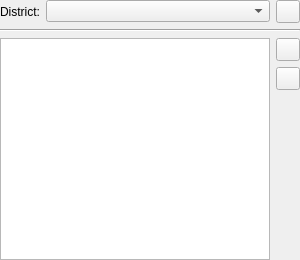
<?xml version="1.0" encoding="UTF-8"?>
<ui version="4.0">
 <class>DistrictSearchWidget</class>
 <widget class="QWidget" name="DistrictSearchWidget">
  <property name="geometry">
   <rect>
    <x>0</x>
    <y>0</y>
    <width>300</width>
    <height>260</height>
   </rect>
  </property>
  <layout class="QGridLayout" name="gridLayout">
   <property name="margin">
    <number>0</number>
   </property>
   <item row="0" column="0">
    <widget class="QLabel" name="lDistrict">
     <property name="text">
      <string>District:</string>
     </property>
    </widget>
   </item>
   <item row="0" column="1">
    <widget class="DistrictComboBox" name="cbDistrict">
     <property name="sizePolicy">
      <sizepolicy hsizetype="Expanding" vsizetype="Fixed">
       <horstretch>0</horstretch>
       <verstretch>0</verstretch>
      </sizepolicy>
     </property>
    </widget>
   </item>
   <item row="0" column="2">
    <widget class="QToolButton" name="tbDistrictAdd">
     <property name="toolTip">
      <string>Add to the list</string>
     </property>
     <property name="icon">
      <iconset theme="list-add"/>
     </property>
    </widget>
   </item>
   <item row="3" column="0" colspan="2">
    <widget class="QListView" name="lvDistricts">
     <property name="horizontalScrollBarPolicy">
      <enum>Qt::ScrollBarAlwaysOff</enum>
     </property>
     <property name="editTriggers">
      <set>QAbstractItemView::NoEditTriggers</set>
     </property>
     <property name="selectionMode">
      <enum>QAbstractItemView::ExtendedSelection</enum>
     </property>
     <property name="verticalScrollMode">
      <enum>QAbstractItemView::ScrollPerPixel</enum>
     </property>
     <property name="horizontalScrollMode">
      <enum>QAbstractItemView::ScrollPerPixel</enum>
     </property>
     <property name="resizeMode">
      <enum>QListView::Adjust</enum>
     </property>
     <property name="uniformItemSizes">
      <bool>true</bool>
     </property>
    </widget>
   </item>
   <item row="1" column="0" rowspan="2" colspan="3">
    <widget class="Line" name="lTop">
     <property name="orientation">
      <enum>Qt::Horizontal</enum>
     </property>
    </widget>
   </item>
   <item row="3" column="2">
    <widget class="QWidget" name="wButtons" native="true">
     <layout class="QVBoxLayout" name="verticalLayout">
      <property name="margin">
       <number>0</number>
      </property>
      <item>
       <widget class="QToolButton" name="tbDistrictRemove">
        <property name="toolTip">
         <string>Remove selection from the list</string>
        </property>
        <property name="icon">
         <iconset theme="list-remove"/>
        </property>
       </widget>
      </item>
      <item>
       <widget class="QToolButton" name="tbDistrictClear">
        <property name="toolTip">
         <string>Clear the list</string>
        </property>
        <property name="icon">
         <iconset theme="edit-clear-list"/>
        </property>
       </widget>
      </item>
      <item>
       <spacer name="verticalSpacer">
        <property name="orientation">
         <enum>Qt::Vertical</enum>
        </property>
        <property name="sizeHint" stdset="0">
         <size>
          <width>20</width>
          <height>163</height>
         </size>
        </property>
       </spacer>
      </item>
     </layout>
    </widget>
   </item>
  </layout>
 </widget>
 <customwidgets>
  <customwidget>
   <class>DistrictComboBox</class>
   <extends>QComboBox</extends>
   <header>widgets/DistrictComboBox.h</header>
  </customwidget>
 </customwidgets>
 <resources/>
 <connections/>
</ui>
